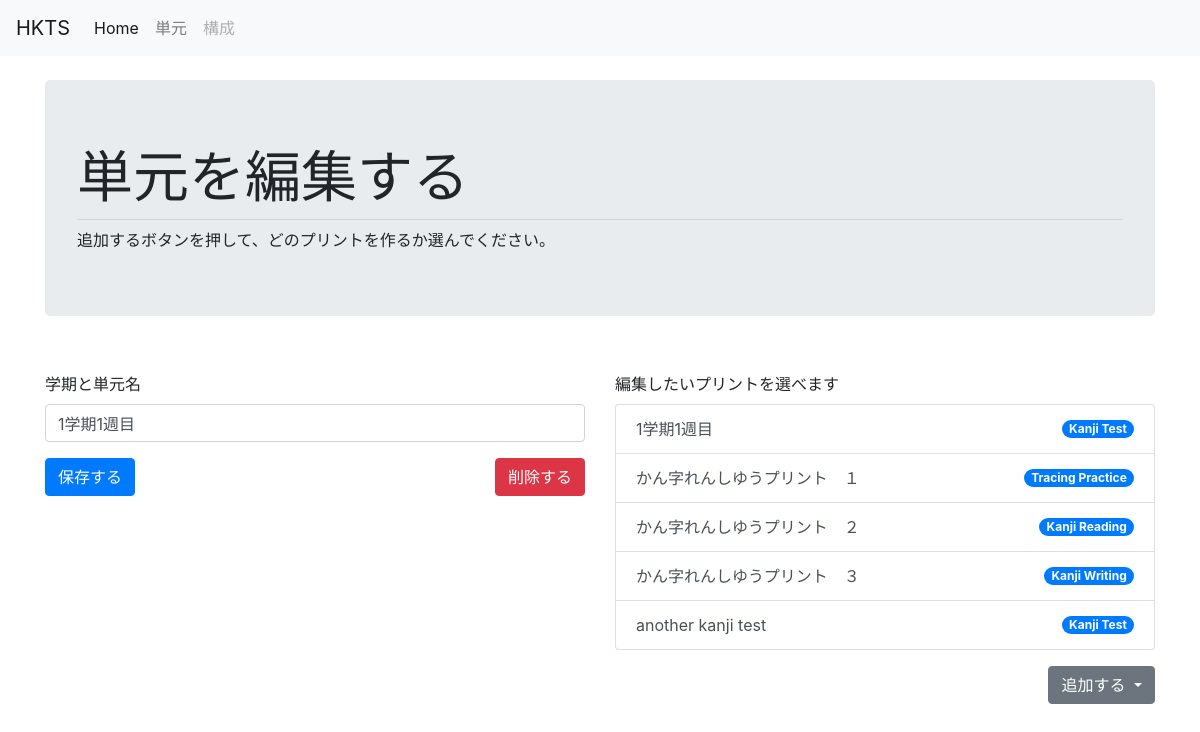
The app's page /lessons/edit/7, older data.
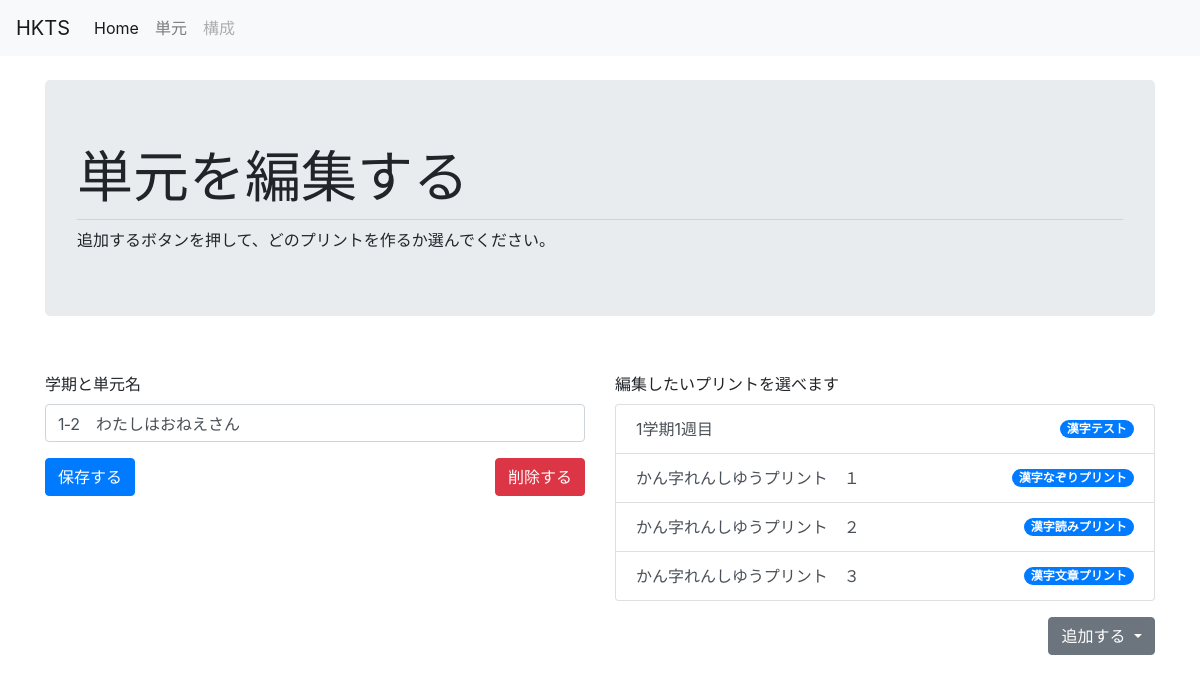
The same page, newer data.
### hktm/models.py (models this page shows, shortened)
class Lesson(db.Model):
    __tablename__ = 'lesson'
    id = db.Column(db.Integer,primary_key=True)
    name = db.Column(db.Text)
    date = db.Column(db.Text)
    grade = db.Column(db.Integer)
    comments = db.Column(db.Text)
    lesson_materials = db.relationship('LessonMaterial', backref='lesson_material', lazy='dynamic')

class LessonMaterial(db.Model):
    __tablename__ = 'lesson_material'
    id = db.Column(db.Integer,primary_key=True)
    name = db.Column(db.Text) # this can indicate the worksheet name and number
    content = db.Column(db.Text)
    lesson_id = db.Column(db.Integer, db.ForeignKey('lesson.id'))
    material_code = db.Column(db.Text, db.ForeignKey('material_type.code'))
    material = db.relationship("MaterialType")

class MaterialType(db.Model):
    __tablename__ = 'material_type'
    code = db.Column(db.Text,primary_key=True)
    name = db.Column(db.Text)
    instructions = db.Column(db.Text)

### hktm/lessons/views.py (the view)
@lessons_bp.route('/edit/<int:id>', methods=['GET','POST'])
def edit(id):
    lesson_to_edit = Lesson.query.get(id)
    form = AddForm()
    if form.validate_on_submit():
        lesson_to_edit.name = form.name.data
        db.session.commit()
        return redirect(url_for('lessons.list'))
    elif request.method == 'GET':
        content_list = MaterialType.query.all()
        lesson_content = LessonMaterial.query.filter_by(lesson_id=id)
        form.name.default = lesson_to_edit.name
        form.process()
    return render_template('edit_lesson.html',form=form,
                            lesson_id=lesson_to_edit.id,
                            lesson_content = lesson_content,
                            content_types=content_list
                            )

### hktm/lessons/forms.py
class AddForm(FlaskForm):
    name = StringField(u'学期と単元名')
    submit = SubmitField(u'保存する')

### hktm/lessons/templates/lessons/edit_lesson.html (shortened to what this page needs)
{% extends "chrome.html" %}
{% block content %}
<div class="container-sm">
  <div class="jumbotron">
    <h1 class="display-4">単元を編集する</h1>
    <hr class="my-2">
追加するボタンを押して、どのプリントを作るか選んでください。
  </div>
  <br>
  <form method="POST">
    <div class="row">
      <div class="col-md-6">
        <div class="row">
          <div class="form-group col-xl">
            {{form.name.label}} {{form.name(class='form-control')}}
          </div>
        </div>
        <div class="row">
          <div class='col'>
            {{form.submit(class='btn btn-primary')}}
          </div>
          <div class='col'>
            <button type="button" class="btn btn-danger float-right" data-toggle="modal" data-target="#confirmDelete">削除する</button>
          </div>
        </div>
      </div>
      <div class="col-md-6">
        <div class="row">
          <div class="form-group col-xl">
            <label>編集したいプリントを選べます</label>
            <ul class="list-group">
            {% for c in lesson_content %}
              <li class="list-group-item d-flex justify-content-between align-items-center">
                <a class="list-group-item-action" id=list-{{c.id}} href="{{ url_for('lesson_contents.edit',id=c. id) }}">{{ c.name }}</a>
                <span class="badge badge-primary badge-pill">{{c.material.name}}</span>
              </li>
            {% endfor %}
            </ul>
          </div>
        </div>
        <div class="row">
          <div class='col-md'>
            <div class="dropdown">
              <button class="btn btn-secondary dropdown-toggle float-right" type="button" id="dropdownMenuButton" data-toggle="dropdown" aria-haspopup="true" aria-expanded="false">
                追加する
              </button>
            </div>
        </div>
      </div>
    </div>
  </div>
</form>
  </div>
{% endblock %}

### hktm/templates/chrome.html (shortened to what this page needs)
<!DOCTYPE html>
<html lang="en" dir="ltr">
  <head>
    <link rel="stylesheet" href="https://stackpath.bootstrapcdn.com/bootstrap/4.4.1/css/bootstrap.min.css">
    <link rel="stylesheet" href="/static/questions.css"/>
  </head>
  <body>
    <nav class="navbar navbar-expand-lg navbar-light bg-light">
      <a class="navbar-brand" href="{{ url_for('index') }}">HKTS</a>
      <div class="collapse navbar-collapse" id="navbarSupportedContent">
        <ul class="navbar-nav mr-auto">
          <li class="nav-item active">
            <a class="nav-link" href="{{ url_for('index') }}">Home <span class="sr-only">(current)</span></a>
          </li>
          <li class="nav-item">
            <a class="nav-link" href="{{ url_for('lessons.list') }}">単元</a>
          </li>
          <li class="nav-item">
            <a class="nav-link disabled" href="#">構成</a>
          </li>
        </ul>
      </div>
    </nav>
    <br>
    {% block content %}
    {% endblock %}
  </body>
</html>

Row changes from the older to the newer data that the page shows:
removed LessonMaterial: name "another kanji test", material.name "Kanji Test"
changed Lesson: name "1学期1週目" → "1‐2 わたしはおねえさん"
changed through a linked row, LessonMaterial "1学期1週目": material.name "Kanji Test" → "漢字テスト"
changed through a linked row, LessonMaterial "かん字れんしゆうプリント １": material.name "Tracing Practice" → "漢字なぞりプリント"
changed through a linked row, LessonMaterial "かん字れんしゆうプリント ２": material.name "Kanji Reading" → "漢字読みプリント"
changed through a linked row, LessonMaterial "かん字れんしゆうプリント ３": material.name "Kanji Writing" → "漢字文章プリント"
